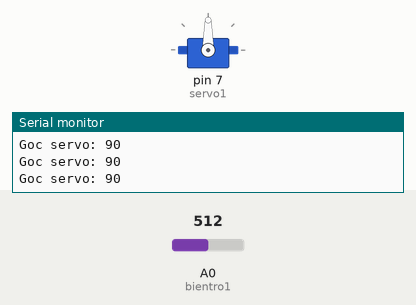
This program was run on a simulated Arduino Uno, built with avr-gcc and run on an emulated ATmega328P. Shown: servo, the last lines printed to the serial monitor. Inputs (shaded band) come from the test bench; at power-on: A0 (bientro1) = 512.

Above: at 1.2 s.
1.3 s: A0 (bientro1) set to 716
At 2.3 s:
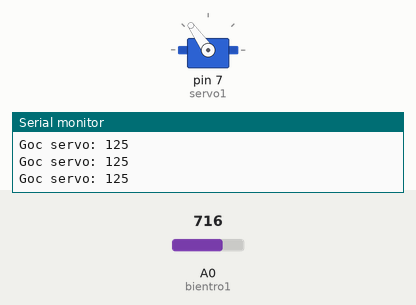
2.8 s: A0 (bientro1) set to 900
At 3.7 s:
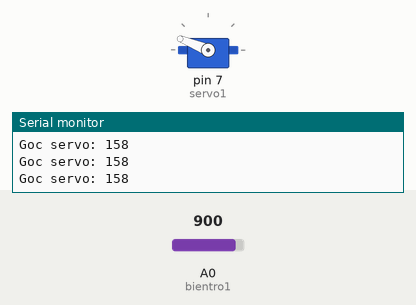
4.3 s: A0 (bientro1) set to 1023
At 5.1 s:
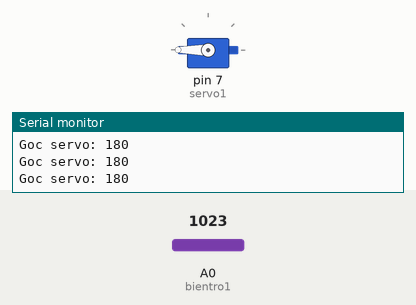
5.8 s: A0 (bientro1) set to 306
At 6.5 s:
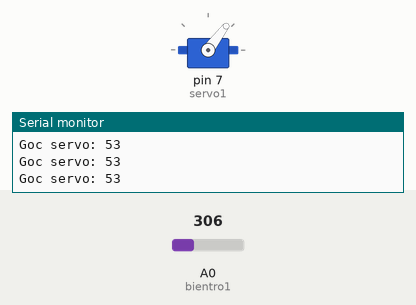
7.3 s: A0 (bientro1) set to 122
At 7.9 s:
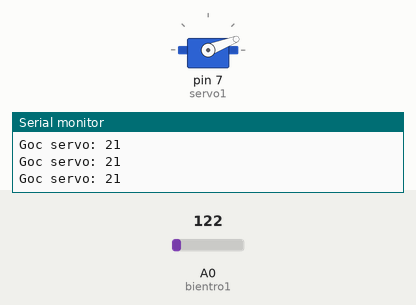
8.8 s: A0 (bientro1) set to 0
At 9.3 s:
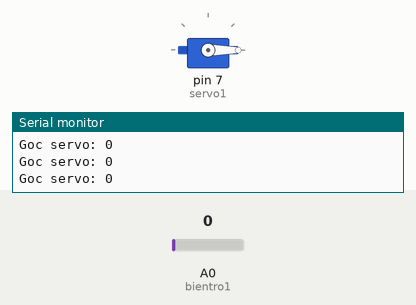
Timing chart, 0 to 11.3 s (numbered marks = the images above; inputs shaded):
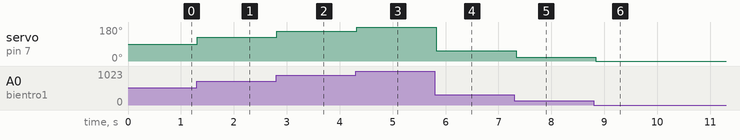

Measured:
- after the input at 1.3 s, servo on pin 7 (servo1): 90° → 125° at once
- after the input at 2.8 s, servo on pin 7 (servo1): 125° → 158° at once
- after the input at 4.3 s, servo on pin 7 (servo1): 158° → 180° at once
- after the input at 5.8 s, servo on pin 7 (servo1): 180° → 53° at once
- after the input at 7.3 s, servo on pin 7 (servo1): 53° → 21° at once
- after the input at 8.8 s, servo on pin 7 (servo1): 21° → 0° at once

The program:

main.cpp
```cpp
#include <Arduino.h>
#include <Servo.h>

Servo myservo1;

/*Servo myservo2;
Servo myservo3;
Servo myservo4;
*/

int bientro1 = A0;
int servo1 = 7;
int giatribientro1;
int vitriservo1;

/*
int bientro2 = A1;
int servo2 = 8;
int giatribientro2;
int vitriservo2;

int bientro3 = A2;
int servo3 = 9;
int giatribientro3;
int vitriservo3;

int bientro4 = A3;
int servo4 = 10;
int giatribientro4;
int vitriservo4;
*/
void setup()
{
  Serial.begin(9600);
  myservo1.attach(servo1);
  //myservo2.attach(servo2);
  //myservo3.attach(servo3);
  //myservo4.attach(servo4);
}
void loop()
{

    giatribientro1 = analogRead(bientro1);
    //giatribientro2 = analogRead(bientro2);
    //giatribientro3 = analogRead(bientro3);
    //giatribientro4 = analogRead(bientro4);

    vitriservo1 = map(giatribientro1,0,1023,0,180);
    myservo1.attach(7);
    myservo1.write(vitriservo1);
    Serial.print("Goc servo: "); Serial.println(vitriservo1);
    delay(100);
    //myservo1.detach();

/*
    vitriservo2 = map(giatribientro2,0,1023,0,180);
    myservo2.attach(8);
    myservo2.write(vitriservo2);
    delay(200);
    myservo2.detach();


    vitriservo3 = map(giatribientro3,0,1023,0,180);
    myservo3.attach(9);
    myservo3.write(vitriservo3);
    delay(300);
    myservo3.detach();

    vitriservo4 = map(giatribientro4,0,1023,0,180);
    myservo4.attach(10);
    myservo4.write(vitriservo4);
    delay(300);
    myservo4.detach();
    */
}
```
